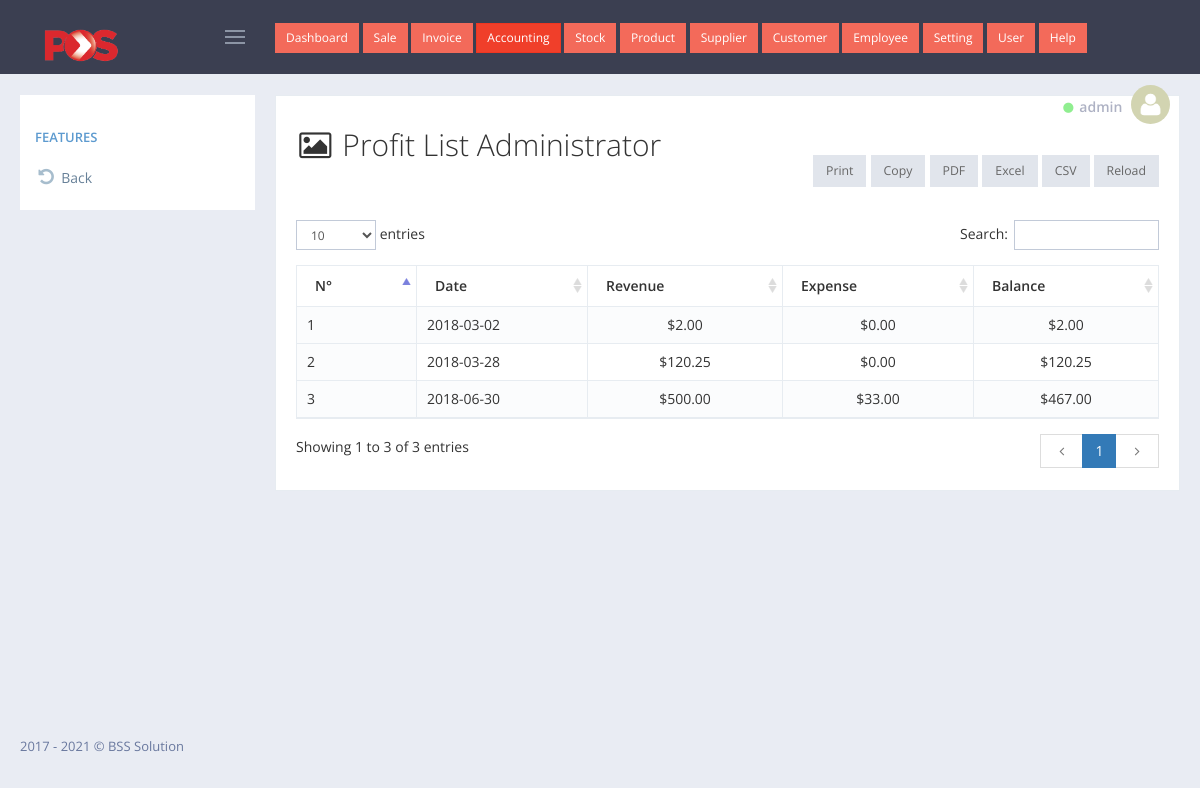
The page /admin/account_profit/index.php (signed in) on the database its author committed.
### tables this page shows
CREATE TABLE `tbl_pos_invoice` (
  `transaction_id` int(6) UNSIGNED ZEROFILL NOT NULL,
  `inv_no` int(200) NOT NULL,
  `cashier_name` varchar(100) NOT NULL,
  `user_id` int(11) NOT NULL,
  `cus` int(11) NOT NULL,
  `date_sell` date NOT NULL,
  `amount` decimal(10,2) NOT NULL,
  `vat` decimal(10,2) NOT NULL,
  `pay_dollar` decimal(10,2) NOT NULL,
  `pay_riel` varchar(111) NOT NULL
);

CREATE TABLE `tbl_pos_revenue_list` (
  `rev_id` int(11) NOT NULL,
  `rev_date_record` date NOT NULL,
  `rev_description` varchar(255) NOT NULL,
  `rev_revenue_category` int(11) NOT NULL,
  `rev_amount` float NOT NULL,
  `rev_employee` int(11) NOT NULL,
  `rev_note` text NOT NULL
);

### admin/account_profit/index.php (the view, shortened to what this page needs)
<?php
    include_once '../../config/database.php';
    include_once '../layout/header.php';
?>
<div class="portlet light bordered">
    <div class="row">
        <div class="col-xs-12">
            <h2><i class="fa fa-image fa-fw"></i> Profit List Administrator</h2>
        </div>
    </div>
    <br>
    <br>
    <div class="portlet-body">
        <div id="sample_1_wrapper" class="dataTables_wrapper">
            <table class="table table-striped table-bordered table-hover dataTable dtr-inline " id="sample_2" role="grid" aria-describedby="sample_1_info">
                <thead>
                    <tr>
                        <th>N&deg;</th>
                        <th>Date</th>
                        <th>Revenue</th>
                        <th>Expense</th>
                        <th>Balance</th>
                    </tr>
                </thead>
                <tbody>
                    <?php
                        $i = 0;
                        $get_data = $connect->query("SELECT *,SUM(rev_amount) AS total_revenue FROM tbl_pos_revenue_list AS A
                          GROUP BY A.rev_date_record
                            ");
                        while ($row = mysqli_fetch_object($get_data)) {
                            echo '<tr>';
                                echo '<td>'.(++$i).'</td>';
                                echo '<td>'.$row->rev_date_record.'</td>';
                                echo '<td class="text-center">$';
                                    $v_total_sum_revenue =($row->total_revenue)?($row->total_revenue):("0");
                                    echo number_format($v_total_sum_revenue,2);
                                echo '</td>';
                                echo '<td class="text-center">$';
                                    $v_out_date = $row->rev_date_record;
                                    $get_expense = $connect->query("SELECT SUM(exp_amount) AS total_expense FROM  tbl_pos_expense_list WHERE exp_date_record='$v_out_date'");
                                    $row_out = mysqli_fetch_assoc($get_expense);
                                    $v_total_sum_qty_stockout =($row_out['total_expense'])?($row_out['total_expense']):("0") ;
                                    echo number_format($v_total_sum_qty_stockout,2);
                                echo '</td>';
                                echo '<td class="text-center">$'.number_format($v_total_sum_revenue-$v_total_sum_qty_stockout,2).'</td>';
                            echo '</tr>';
                        }
                    ?>
                </tbody>
            </table>
        </div>
    </div>
</div>
<?php include_once '../layout/footer.php' ?>

### admin/layout/header.php (shortened to what this page needs)
<!DOCTYPE html>
<html lang="en">
    <head>
        <link href="../../assets/global/plugins/font-awesome/css/font-awesome.min.css" rel="stylesheet" type="text/css" />
        <link href="../../assets/global/plugins/simple-line-icons/simple-line-icons.min.css" rel="stylesheet" type="text/css" />
        <link href="../../assets/global/plugins/bootstrap/css/bootstrap.min.css" rel="stylesheet" type="text/css" />
        <link href="../../assets/global/plugins/bootstrap-switch/css/bootstrap-switch.min.css" rel="stylesheet" type="text/css" />
        <link href="../../assets/global/plugins/datatables/datatables.min.css" rel="stylesheet" type="text/css" />
        <link href="../../assets/global/plugins/datatables/plugins/bootstrap/datatables.bootstrap.css" rel="stylesheet" type="text/css" />
        <link href="../../assets/global/plugins/bootstrap-datepicker/css/bootstrap-datepicker3.min.css" rel="stylesheet" type="text/css" />
        <link href="../../assets/global/css/components.min.css" rel="stylesheet" id="style_components" type="text/css" />
        <link href="../../assets/global/css/plugins.min.css" rel="stylesheet" type="text/css" />
        <link href="../../assets/layouts/layout4/css/layout.min.css" rel="stylesheet" type="text/css" />
        <link href="../../assets/layouts/layout4/css/themes/default.min.css" rel="stylesheet" type="text/css" id="style_color" />
        <link href="../../assets/layouts/layout4/css/custom.min.css" rel="stylesheet" type="text/css" />
    </head>
    <body class="page-container-bg-solid page-header-fixed page-sidebar-closed-hide-logo">
        <div class="page-header navbar navbar-fixed-top">
            <div class="page-header-inner ">
                <div class="page-logo">
                    <a href="../../index.php">
                        <img src="../../img/img_logo/Pos_Malaysia_Logo.png" width="100px" alt="logo" class="logo-default" />
                    </a>
                    <div class="menu-toggler sidebar-toggler">
                    </div>
                </div>
                <?php include_once('top_navigation.php') ?>
                <div class="page-top">
                    <div class="top-menu">
                        <ul class="nav navbar-nav pull-right">
                            <li class="dropdown dropdown-user dropdown-dark">
                                <a href="javascript:;" class="dropdown-toggle" data-toggle="dropdown" data-hover="dropdown" data-close-others="true">
                                    <small><i class="fa fa-circle" style="color: lightgreen;"></i></small>
                                    <span class="username username-hide-on-mobile"> <?= @$_SESSION['user']->username ?> </span>
                                    <img alt="" class="img-circle" src="../../img/img_user/blank.png" /> </a>
                            </li>
                        </ul>
                    </div>
                </div>
            </div>
        </div>
        <div class="page-container">
            <?php include_once getcwd().'/left_navigation.php'; ?>
            <div class="page-content-wrapper">
                <div class="page-content" style="transform: translate(0px,-10px);">

### rows shown on the page
tbl_pos_invoice: cashier_name "admin"
tbl_pos_revenue_list: rev_date_record "2018-03-02", v_total_sum_revenue "2.00", v_total_sum_qty_stockout "0.00", v_total_sum_qty_stockout "2.00"
tbl_pos_revenue_list: rev_date_record "2018-03-28", v_total_sum_revenue "120.25", v_total_sum_qty_stockout "0.00", v_total_sum_qty_stockout "120.25"
tbl_pos_revenue_list: rev_date_record "2018-06-30", v_total_sum_revenue "500.00", v_total_sum_qty_stockout "33.00", v_total_sum_qty_stockout "467.00"
